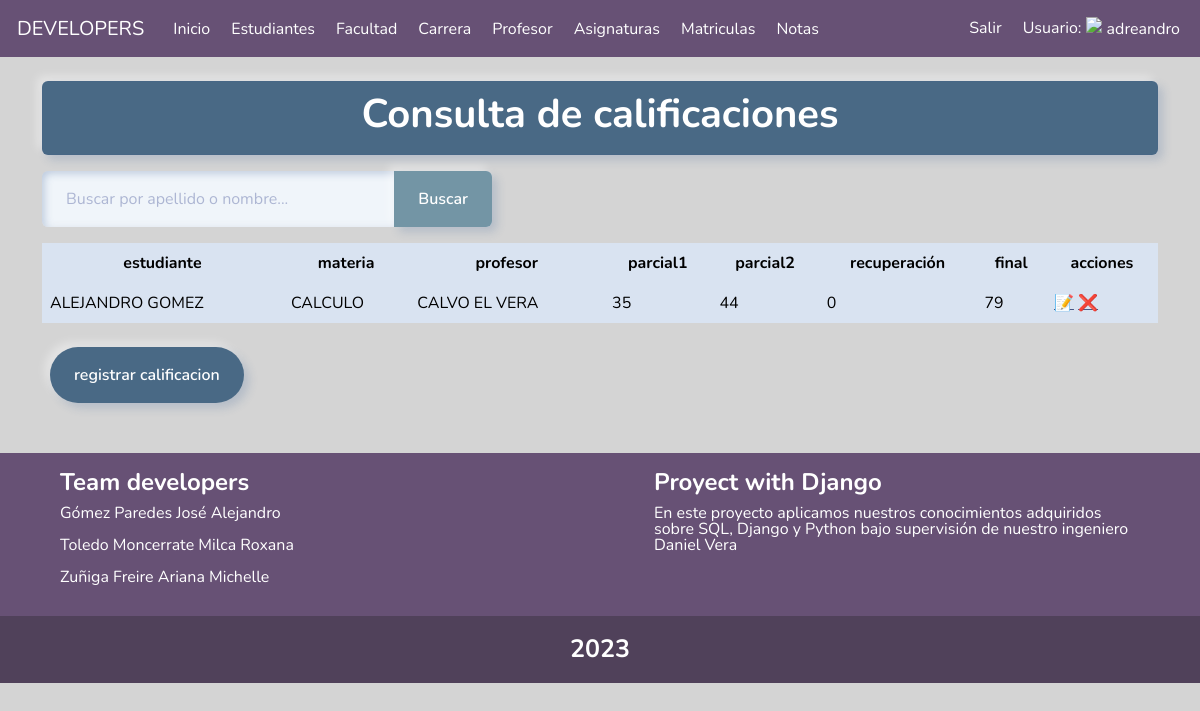
The page /calification/ (signed in) on the database its author committed.
### notas/models.py (models this page shows, shortened)
class Calification(models.Model):
    n1 = models.IntegerField('n1', default=0)
    n2 = models.IntegerField('n2', default=0)
    n3 = models.IntegerField('n3', default=0)
    n4 = models.IntegerField('n4', default=0)
    ex1 = models.IntegerField('ex1', default=0)
    ex2 = models.IntegerField('ex2', default=0)
    p1 = models.IntegerField('p1', default=0)
    p2 = models.IntegerField('p2', default=0)
    re = models.IntegerField('re', default=0)
    final = models.IntegerField('final', default=0)
    enroll = models.OneToOneField(enrollment, on_delete=models.CASCADE)

class enrollment(models.Model):
    student = models.ForeignKey(Student, on_delete=models.CASCADE)
    subject = models.ForeignKey(Subject, on_delete=models.CASCADE)
    teacher = models.ForeignKey(Teacher, on_delete=models.PROTECT)
    fecha = models.DateTimeField(auto_now_add=True)
    paralell = models.CharField(
        'paralell', max_length=20, blank=False, null=False)

class Student(models.Model):
    firstname = models.CharField(
        'Nombres', max_length=200, null=False, blank=False)
    lastname = models.CharField(
        verbose_name="Apellidos", max_length=200, blank=False, null=False)
    created = models.DateTimeField(auto_now_add=True)
    dategraduate = models.DateTimeField(
        'Fecha Graduacion', null=True, blank=True)
    graduate = models.BooleanField('Graduado', default=False)
    user = models.ForeignKey(User, on_delete=models.CASCADE)
    carrera = models.ForeignKey(Carrer, default=None, on_delete=models.PROTECT)
    photo = models.ImageField(
        upload_to='studentPhoto/', blank=True, null=True)
    class Meta:
        verbose_name = ('Student')
        verbose_name_plural = ('Students')
        ordering = ('-lastname',)
    def __str__(self):
        return f"{self.firstname} {self.lastname}"

class Subject(models.Model):
    name = models.CharField(verbose_name="name", max_length=200)
    code = models.CharField(verbose_name="code", max_length=20)
    semestre = models.IntegerField('semestre', default=1)
    is_active = models.BooleanField(verbose_name="is_active", default=True)
    def __str__(self):
        return f"{self.name}"

class Teacher(models.Model):
    firstname = models.CharField('Nombres', max_length=200)
    lastname = models.CharField(verbose_name="Apellidos", max_length=200)
    created = models.DateTimeField(auto_now_add=True)
    photo = models.ImageField(
        upload_to='teacherPhoto/', blank=True, null=True)
    user = models.ForeignKey(User, on_delete=models.CASCADE)
    class Meta:
        verbose_name = ('Teacher')
        verbose_name_plural = ('Teachers')
        ordering = ('-lastname',)
    def __str__(self):
        return f"{self.lastname} {self.firstname}"

### notas/calitications.py (the view)
# urls.py: path('calification/', calitications.init, name='calification'),
@login_required
def init(request):
    print(request)
    context, califications = None, None
    try:
        query = request.GET.get('q')  # ver
        if query:
            califications = (Calification.objects.filter(
                enroll__student__firstname__icontains=query) or
                califications.objects.filter
                (enroll__student__lastname__icontains=query) or
                califications.objects.filter
                (enroll__subject__name__icontains=query))
        else:
            califications = Calification.objects.all()
        paginator = Paginator(califications, 2)
        pagina = request.GET.get('page', 1)
        calificaciones_paginadas = paginator.get_page(pagina)
        context = {
            'calificaciones': calificaciones_paginadas,
            'title': 'Consulta de calificaciones',
            'paginator': paginator,
            'num_pages': paginator.num_pages,
        }
        return render(request, 'calificaciones/calification.html', context)
    except ValueError:
        print(ValueError)
        return render(request, 'calificaciones/calification.html',
                      {'title': 'Consulta de calificaciones',
                       'error': 'Ha ocurrido un error en la consulta'})

### notas/templates/calificaciones/calification.html (shortened to what this page needs)
{% extends "base.html" %}
{% load static%}
{% block content %}
 <div class="container">
    <div class="py-2 mt-4 border border-1 shadow rounded text-center color">
        <h1 class="fw-bold text-white text-success">{{title}}</h1>
    </div>
   <div class="mt-3">
        <div class="mt-2 d-flex justify-content-between flex-wrap">
            <form action="" style="max-width: 450px;">
                <div class="input-group">
                    <input type="text" size="100" class="form-control" placeholder="Buscar por apellido o nombre..." name="q" value="{{ request.GET.q }}">
                    <button class="btn botones text-white" data-bs-toggle="tooltip" data-bs-title="Escriba parte del codigo o nombre y click en buscar">
                        Buscar
                    </button>
                </div>
            </form>
        </div>
  </div>
  <div class="table-responsive mt-3">
     <table class="table table-borderless table-fluid">
    <thead class="text-center text-light ">
      <tr >
        <th>estudiante</th>
        <th>materia</th>
        <th>profesor</th>
        <th>parcial1</th>
        <th>parcial2</th>
        <th>recuperación</th>
        <th>final</th>
        <th>acciones</th>
      </tr>
    </thead>
    <tbody>
      {% for calificacion in calificaciones %}
      <tr>
        <td>{{calificacion.enroll.student|upper}}</td>
        <td>{{calificacion.enroll.subject|upper}}</td>
        <td>{{calificacion.enroll.teacher|upper}}</td>
        <td>{{calificacion.p1}}</td>
        <td>{{calificacion.p2}}</td>
        <td>{{calificacion.re}}</td>
        <td>{{calificacion.final}}</td>
        <td>
          <a href="{% url 'update_calification' calificacion.id %}" data-bs-toggle="tooltip" data-bs-title="Editar calificacion">📝</a>
          <a href="{% url 'delete_calification' calificacion.id %}" data-bs-toggle="tooltip" data-bs-title="Eliminar calificacion">❌</a>
        </td>
      </tr>
    {% endfor %}
    </tbody>
     </table>
  </div>
  <div class="m-2">
    <a href="{% url 'create_calification' %}" class="btn color text-white" data-bs-toggle="tooltip" data-bs-title="Ingresar un nueva facultad">
        registrar calificacion
    </a>
  </div>
</div>
{% endblock content %}

### static/css/estilos.css (style rules this page uses)
.fondo { background-color: rgb(212, 212, 212) }
.color { background-color: #496985; }
.botones { background: #7395a5; }

### rows shown on the page
Calification: enroll.student "ALEJANDRO GOMEZ", enroll.subject "CALCULO", enroll.teacher "CALVO EL VERA", p1 "35", p2 "44", re "0", final "79"

### other values the page prints
{{ title }} "Consulta de calificaciones"
